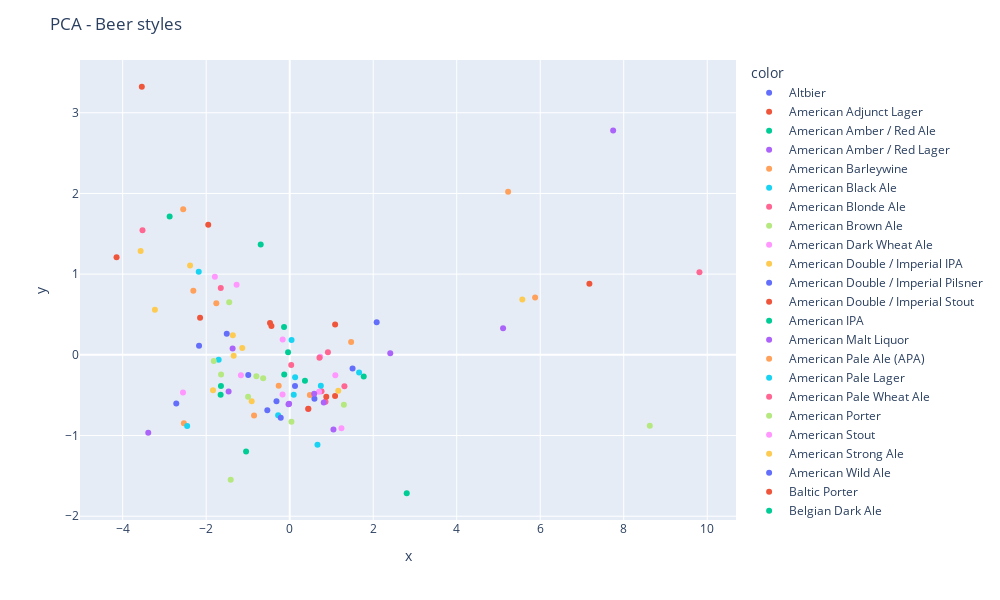

Notebook source saved alongside this figure:
### Markdown cell above
Now we have all of our features in place, we can perform PCA.

### Code cell
X_reduced_pca = PCA(n_components=2).fit(X).transform(X)

# Plot the data reduced in 2d space with PCA
fig = px.scatter(x=X_reduced_pca[:,0], y=X_reduced_pca[:,1], color=style_labels)
fig.update_layout(
    title='PCA - Beer styles',
    width=1000,
    height=600,
)
fig.show()

### Figure 1 — Plotly figure (JSON) as saved in the notebook; plotly's stock layout.template omitted (floating-point values rounded to 4 significant figures)
{"data": [{"hovertemplate": "color=Altbier<br>x=%{x}<br>y=%{y}<extra></extra>", "legendgroup": "Altbier", "marker": {"color": "#636efa", "symbol": "circle"}, "mode": "markers", "name": "Altbier", "orientation": "v", "showlegend": true, "type": "scatter", "x": [0.1266], "xaxis": "x", "y": [-0.3863], "yaxis": "y"}, {"hovertemplate": "color=American Adjunct Lager<br>x=%{x}<br>y=%{y}<extra></extra>", "legendgroup": "American Adjunct Lager", "marker": {"color": "#EF553B", "symbol": "circle"}, "mode": "markers", "name": "American Adjunct Lager", "orientation": "v", "showlegend": true, "type": "scatter", "x": [7.178], "xaxis": "x", "y": [0.8805], "yaxis": "y"}, {"hovertemplate": "color=American Amber / Red Ale<br>x=%{x}<br>y=%{y}<extra></extra>", "legendgroup": "American Amber / Red Ale", "marker": {"color": "#00cc96", "symbol": "circle"}, "mode": "markers", "name": "American Amber / Red Ale", "orientation": "v", "showlegend": true, "type": "scatter", "x": [-0.1316], "xaxis": "x", "y": [-0.2438], "yaxis": "y"}, {"hovertemplate": "color=American Amber / Red Lager<br>x=%{x}<br>y=%{y}<extra></extra>", "legendgroup": "American Amber / Red Lager", "marker": {"color": "#ab63fa", "symbol": "circle"}, "mode": "markers", "name": "American Amber / Red Lager", "orientation": "v", "showlegend": true, "type": "scatter", "x": [2.409], "xaxis": "x", "y": [0.0188], "yaxis": "y"}, {"hovertemplate": "color=American Barleywine<br>x=%{x}<br>y=%{y}<extra></extra>", "legendgroup": "American Barleywine", "marker": {"color": "#FFA15A", "symbol": "circle"}, "mode": "markers", "name": "American Barleywine", "orientation": "v", "showlegend": true, "type": "scatter", "x": [-2.551], "xaxis": "x", "y": [1.804], "yaxis": "y"}, {"hovertemplate": "color=American Black Ale<br>x=%{x}<br>y=%{y}<extra></extra>", "legendgroup": "American Black Ale", "marker": {"color": "#19d3f3", "symbol": "circle"}, "mode": "markers", "name": "American Black Ale", "orientation": "v", "showlegend": true, "type": "scatter", "x": [-1.701], "xaxis": "x", "y": [-0.05968], "yaxis": "y"}, {"hovertemplate": "color=American Blonde Ale<br>x=%{x}<br>y=%{y}<extra></extra>", "legendgroup": "American Blonde Ale", "marker": {"color": "#FF6692", "symbol": "circle"}, "mode": "markers", "name": "American Blonde Ale", "orientation": "v", "showlegend": true, "type": "scatter", "x": [1.311], "xaxis": "x", "y": [-0.388], "yaxis": "y"}, {"hovertemplate": "color=American Brown Ale<br>x=%{x}<br>y=%{y}<extra></extra>", "legendgroup": "American Brown Ale", "marker": {"color": "#B6E880", "symbol": "circle"}, "mode": "markers", "name": "American Brown Ale", "orientation": "v", "showlegend": true, "type": "scatter", "x": [-0.7982], "xaxis": "x", "y": [-0.2647], "yaxis": "y"}, {"hovertemplate": "color=American Dark Wheat Ale<br>x=%{x}<br>y=%{y}<extra></extra>", "legendgroup": "American Dark Wheat Ale", "marker": {"color": "#FF97FF", "symbol": "circle"}, "mode": "markers", "name": "American Dark Wheat Ale", "orientation": "v", "showlegend": true, "type": "scatter", "x": [0.73], "xaxis": "x", "y": [-0.02254], "yaxis": "y"}, {"hovertemplate": "color=American Double / Imperial IPA<br>x=%{x}<br>y=%{y}<extra></extra>", "legendgroup": "American Double / Imperial IPA", "marker": {"color": "#FECB52", "symbol": "circle"}, "mode": "markers", "name": "American Double / Imperial IPA", "orientation": "v", "showlegend": true, "type": "scatter", "x": [-3.229], "xaxis": "x", "y": [0.559], "yaxis": "y"}, {"hovertemplate": "color=American Double / Imperial Pilsner<br>x=%{x}<br>y=%{y}<extra></extra>", "legendgroup": "American Double / Imperial Pilsner", "marker": {"color": "#636efa", "symbol": "circle"}, "mode": "markers", "name": "American Double / Imperial Pilsner", "orientation": "v", "showlegend": true, "type": "scatter", "x": [-1.508], "xaxis": "x", "y": [0.2605], "yaxis": "y"}, {"hovertemplate": "color=American Double / Imperial Stout<br>x=%{x}<br>y=%{y}<extra></extra>", "legendgroup": "American Double / Imperial Stout", "marker": {"color": "#EF553B", "symbol": "circle"}, "mode": "markers", "name": "American Double / Imperial Stout", "orientation": "v", "showlegend": true, "type": "scatter", "x": [-4.147], "xaxis": "x", "y": [1.208], "yaxis": "y"}, {"hovertemplate": "color=American IPA<br>x=%{x}<br>y=%{y}<extra></extra>", "legendgroup": "American IPA", "marker": {"color": "#00cc96", "symbol": "circle"}, "mode": "markers", "name": "American IPA", "orientation": "v", "showlegend": true, "type": "scatter", "x": [-1.647], "xaxis": "x", "y": [-0.3854], "yaxis": "y"}, {"hovertemplate": "color=American Malt Liquor<br>x=%{x}<br>y=%{y}<extra></extra>", "legendgroup": "American Malt Liquor", "marker": {"color": "#ab63fa", "symbol": "circle"}, "mode": "markers", "name": "American Malt Liquor", "orientation": "v", "showlegend": true, "type": "scatter", "x": [7.747], "xaxis": "x", "y": [2.779], "yaxis": "y"}, {"hovertemplate": "color=American Pale Ale (APA)<br>x=%{x}<br>y=%{y}<extra></extra>", "legendgroup": "American Pale Ale (APA)", "marker": {"color": "#FFA15A", "symbol": "circle"}, "mode": "markers", "name": "American Pale Ale (APA)", "orientation": "v", "showlegend": true, "type": "scatter", "x": [-0.8538], "xaxis": "x", "y": [-0.7509], "yaxis": "y"}, {"hovertemplate": "color=American Pale Lager<br>x=%{x}<br>y=%{y}<extra></extra>", "legendgroup": "American Pale Lager", "marker": {"color": "#19d3f3", "symbol": "circle"}, "mode": "markers", "name": "American Pale Lager", "orientation": "v", "showlegend": true, "type": "scatter", "x": [1.662], "xaxis": "x", "y": [-0.2197], "yaxis": "y"}, {"hovertemplate": "color=American Pale Wheat Ale<br>x=%{x}<br>y=%{y}<extra></extra>", "legendgroup": "American Pale Wheat Ale", "marker": {"color": "#FF6692", "symbol": "circle"}, "mode": "markers", "name": "American Pale Wheat Ale", "orientation": "v", "showlegend": true, "type": "scatter", "x": [0.7622], "xaxis": "x", "y": [-0.45], "yaxis": "y"}, {"hovertemplate": "color=American Porter<br>x=%{x}<br>y=%{y}<extra></extra>", "legendgroup": "American Porter", "marker": {"color": "#B6E880", "symbol": "circle"}, "mode": "markers", "name": "American Porter", "orientation": "v", "showlegend": true, "type": "scatter", "x": [-1.644], "xaxis": "x", "y": [-0.2447], "yaxis": "y"}, {"hovertemplate": "color=American Stout<br>x=%{x}<br>y=%{y}<extra></extra>", "legendgroup": "American Stout", "marker": {"color": "#FF97FF", "symbol": "circle"}, "mode": "markers", "name": "American Stout", "orientation": "v", "showlegend": true, "type": "scatter", "x": [-1.169], "xaxis": "x", "y": [-0.2544], "yaxis": "y"}, {"hovertemplate": "color=American Strong Ale<br>x=%{x}<br>y=%{y}<extra></extra>", "legendgroup": "American Strong Ale", "marker": {"color": "#FECB52", "symbol": "circle"}, "mode": "markers", "name": "American Strong Ale", "orientation": "v", "showlegend": true, "type": "scatter", "x": [-2.387], "xaxis": "x", "y": [1.106], "yaxis": "y"}, {"hovertemplate": "color=American Wild Ale<br>x=%{x}<br>y=%{y}<extra></extra>", "legendgroup": "American Wild Ale", "marker": {"color": "#636efa", "symbol": "circle"}, "mode": "markers", "name": "American Wild Ale", "orientation": "v", "showlegend": true, "type": "scatter", "x": [-2.717], "xaxis": "x", "y": [-0.6046], "yaxis": "y"}, {"hovertemplate": "color=Baltic Porter<br>x=%{x}<br>y=%{y}<extra></extra>", "legendgroup": "Baltic Porter", "marker": {"color": "#EF553B", "symbol": "circle"}, "mode": "markers", "name": "Baltic Porter", "orientation": "v", "showlegend": true, "type": "scatter", "x": [-2.147], "xaxis": "x", "y": [0.4609], "yaxis": "y"}, {"hovertemplate": "color=Belgian Dark Ale<br>x=%{x}<br>y=%{y}<extra></extra>", "legendgroup": "Belgian Dark Ale", "marker": {"color": "#00cc96", "symbol": "circle"}, "mode": "markers", "name": "Belgian Dark Ale", "orientation": "v", "showlegend": true, "type": "scatter", "x": [-0.03922], "xaxis": "x", "y": [0.0332], "yaxis": "y"}, {"hovertemplate": "color=Belgian IPA<br>x=%{x}<br>y=%{y}<extra></extra>", "legendgroup": "Belgian IPA", "marker": {"color": "#ab63fa", "symbol": "circle"}, "mode": "markers", "name": "Belgian IPA", "orientation": "v", "showlegend": true, "type": "scatter", "x": [-1.368], "xaxis": "x", "y": [0.07955], "yaxis": "y"}, {"hovertemplate": "color=Belgian Pale Ale<br>x=%{x}<br>y=%{y}<extra></extra>", "legendgroup": "Belgian Pale Ale", "marker": {"color": "#FFA15A", "symbol": "circle"}, "mode": "markers", "name": "Belgian Pale Ale", "orientation": "v", "showlegend": true, "type": "scatter", "x": [-0.2637], "xaxis": "x", "y": [-0.3832], "yaxis": "y"}, {"hovertemplate": "color=Belgian Strong Dark Ale<br>x=%{x}<br>y=%{y}<extra></extra>", "legendgroup": "Belgian Strong Dark Ale", "marker": {"color": "#19d3f3", "symbol": "circle"}, "mode": "markers", "name": "Belgian Strong Dark Ale", "orientation": "v", "showlegend": true, "type": "scatter", "x": [-2.179], "xaxis": "x", "y": [1.03], "yaxis": "y"}, {"hovertemplate": "color=Belgian Strong Pale Ale<br>x=%{x}<br>y=%{y}<extra></extra>", "legendgroup": "Belgian Strong Pale Ale", "marker": {"color": "#FF6692", "symbol": "circle"}, "mode": "markers", "name": "Belgian Strong Pale Ale", "orientation": "v", "showlegend": true, "type": "scatter", "x": [-1.651], "xaxis": "x", "y": [0.828], "yaxis": "y"}, {"hovertemplate": "color=Berliner Weissbier<br>x=%{x}<br>y=%{y}<extra></extra>", "legendgroup": "Berliner Weissbier", "marker": {"color": "#B6E880", "symbol": "circle"}, "mode": "markers", "name": "Berliner Weissbier", "orientation": "v", "showlegend": true, "type": "scatter", "x": [-1.413], "xaxis": "x", "y": [-1.547], "yaxis": "y"}, {"hovertemplate": "color=Bière de Champagne / Bière Brut<br>x=%{x}<br>y=%{y}<extra></extra>", "legendgroup": "Bière de Champagne / Bière Brut", "marker": {"color": "#FF97FF", "symbol": "circle"}, "mode": "markers", "name": "Bière de Champagne / Bière Brut", "orientation": "v", "showlegend": true, "type": "scatter", "x": [-1.272], "xaxis": "x", "y": [0.8699], "yaxis": "y"}, {"hovertemplate": "color=Bière de Garde<br>x=%{x}<br>y=%{y}<extra></extra>", "legendgroup": "Bière de Garde", "marker": {"color": "#FECB52", "symbol": "circle"}, "mode": "markers", "name": "Bière de Garde", "orientation": "v", "showlegend": true, "type": "scatter", "x": [-1.137], "xaxis": "x", "y": [0.08347], "yaxis": "y"}, {"hovertemplate": "color=Black & Tan<br>x=%{x}<br>y=%{y}<extra></extra>", "legendgroup": "Black & Tan", "marker": {"color": "#636efa", "symbol": "circle"}, "mode": "markers", "name": "Black & Tan", "orientation": "v", "showlegend": true, "type": "scatter", "x": [2.083], "xaxis": "x", "y": [0.4029], "yaxis": "y"}, {"hovertemplate": "color=Bock<br>x=%{x}<br>y=%{y}<extra></extra>", "legendgroup": "Bock", "marker": {"color": "#EF553B", "symbol": "circle"}, "mode": "markers", "name": "Bock", "orientation": "v", "showlegend": true, "type": "scatter", "x": [1.088], "xaxis": "x", "y": [0.3771], "yaxis": "y"}, {"hovertemplate": "color=Braggot<br>x=%{x}<br>y=%{y}<extra></extra>", "legendgroup": "Braggot", "marker": {"color": "#00cc96", "symbol": "circle"}, "mode": "markers", "name": "Braggot", "orientation": "v", "showlegend": true, "type": "scatter", "x": [-0.6944], "xaxis": "x", "y": [1.369], "yaxis": "y"}, {"hovertemplate": "color=California Common / Steam Beer<br>x=%{x}<br>y=%{y}<extra></extra>", "legendgroup": "California Common / Steam Beer", "marker": {"color": "#ab63fa", "symbol": "circle"}, "mode": "markers", "name": "California Common / Steam Beer", "orientation": "v", "showlegend": true, "type": "scatter", "x": [-0.0283], "xaxis": "x", "y": [-0.6131], "yaxis": "y"}, {"hovertemplate": "color=Chile Beer<br>x=%{x}<br>y=%{y}<extra></extra>", "legendgroup": "Chile Beer", "marker": {"color": "#FFA15A", "symbol": "circle"}, "mode": "markers", "name": "Chile Beer", "orientation": "v", "showlegend": true, "type": "scatter", "x": [1.471], "xaxis": "x", "y": [0.1606], "yaxis": "y"}, {"hovertemplate": "color=Cream Ale<br>x=%{x}<br>y=%{y}<extra></extra>", "legendgroup": "Cream Ale", "marker": {"color": "#19d3f3", "symbol": "circle"}, "mode": "markers", "name": "Cream Ale", "orientation": "v", "showlegend": true, "type": "scatter", "x": [0.7453], "xaxis": "x", "y": [-0.3822], "yaxis": "y"}, {"hovertemplate": "color=Czech Pilsener<br>x=%{x}<br>y=%{y}<extra></extra>", "legendgroup": "Czech Pilsener", "marker": {"color": "#FF6692", "symbol": "circle"}, "mode": "markers", "name": "Czech Pilsener", "orientation": "v", "showlegend": true, "type": "scatter", "x": [0.8576], "xaxis": "x", "y": [-0.5805], "yaxis": "y"}, {"hovertemplate": "color=Doppelbock<br>x=%{x}<br>y=%{y}<extra></extra>", "legendgroup": "Doppelbock", "marker": {"color": "#B6E880", "symbol": "circle"}, "mode": "markers", "name": "Doppelbock", "orientation": "v", "showlegend": true, "type": "scatter", "x": [-1.449], "xaxis": "x", "y": [0.6518], "yaxis": "y"}, {"hovertemplate": "color=Dortmunder / Export Lager<br>x=%{x}<br>y=%{y}<extra></extra>", "legendgroup": "Dortmunder / Export Lager", "marker": {"color": "#FF97FF", "symbol": "circle"}, "mode": "markers", "name": "Dortmunder / Export Lager", "orientation": "v", "showlegend": true, "type": "scatter", "x": [0.7045], "xaxis": "x", "y": [-0.4572], "yaxis": "y"}, {"hovertemplate": "color=Dubbel<br>x=%{x}<br>y=%{y}<extra></extra>", "legendgroup": "Dubbel", "marker": {"color": "#FECB52", "symbol": "circle"}, "mode": "markers", "name": "Dubbel", "orientation": "v", "showlegend": true, "type": "scatter", "x": [-1.363], "xaxis": "x", "y": [0.2424], "yaxis": "y"}, {"hovertemplate": "color=Dunkelweizen<br>x=%{x}<br>y=%{y}<extra></extra>", "legendgroup": "Dunkelweizen", "marker": {"color": "#636efa", "symbol": "circle"}, "mode": "markers", "name": "Dunkelweizen", "orientation": "v", "showlegend": true, "type": "scatter", "x": [-0.3168], "xaxis": "x", "y": [-0.5751], "yaxis": "y"}, {"hovertemplate": "color=Eisbock<br>x=%{x}<br>y=%{y}<extra></extra>", "legendgroup": "Eisbock", "marker": {"color": "#EF553B", "symbol": "circle"}, "mode": "markers", "name": "Eisbock", "orientation": "v", "showlegend": true, "type": "scatter", "x": [-3.542], "xaxis": "x", "y": [3.322], "yaxis": "y"}, {"hovertemplate": "color=English Barleywine<br>x=%{x}<br>y=%{y}<extra></extra>", "legendgroup": "English Barleywine", "marker": {"color": "#00cc96", "symbol": "circle"}, "mode": "markers", "name": "English Barleywine", "orientation": "v", "showlegend": true, "type": "scatter", "x": [-2.875], "xaxis": "x", "y": [1.713], "yaxis": "y"}, {"hovertemplate": "color=English Bitter<br>x=%{x}<br>y=%{y}<extra></extra>", "legendgroup": "English Bitter", "marker": {"color": "#ab63fa", "symbol": "circle"}, "mode": "markers", "name": "English Bitter", "orientation": "v", "showlegend": true, "type": "scatter", "x": [1.047], "xaxis": "x", "y": [-0.9242], "yaxis": "y"}, {"hovertemplate": "color=English Brown Ale<br>x=%{x}<br>y=%{y}<extra></extra>", "legendgroup": "English Brown Ale", "marker": {"color": "#FFA15A", "symbol": "circle"}, "mode": "markers", "name": "English Brown Ale", "orientation": "v", "showlegend": true, "type": "scatter", "x": [0.4826], "xaxis": "x", "y": [-0.4986], "yaxis": "y"}, {"hovertemplate": "color=English Dark Mild Ale<br>x=%{x}<br>y=%{y}<extra></extra>", "legendgroup": "English Dark Mild Ale", "marker": {"color": "#19d3f3", "symbol": "circle"}, "mode": "markers", "name": "English Dark Mild Ale", "orientation": "v", "showlegend": true, "type": "scatter", "x": [0.665], "xaxis": "x", "y": [-1.113], "yaxis": "y"}, {"hovertemplate": "color=English India Pale Ale (IPA)<br>x=%{x}<br>y=%{y}<extra></extra>", "legendgroup": "English India Pale Ale (IPA)", "marker": {"color": "#FF6692", "symbol": "circle"}, "mode": "markers", "name": "English India Pale Ale (IPA)", "orientation": "v", "showlegend": true, "type": "scatter", "x": [0.7123], "xaxis": "x", "y": [-0.03701], "yaxis": "y"}, {"hovertemplate": "color=English Pale Ale<br>x=%{x}<br>y=%{y}<extra></extra>", "legendgroup": "English Pale Ale", "marker": {"color": "#B6E880", "symbol": "circle"}, "mode": "markers", "name": "English Pale Ale", "orientation": "v", "showlegend": true, "type": "scatter", "x": [1.298], "xaxis": "x", "y": [-0.6173], "yaxis": "y"}, {"hovertemplate": "color=English Pale Mild Ale<br>x=%{x}<br>y=%{y}<extra></extra>", "legendgroup": "English Pale Mild Ale", "marker": {"color": "#FF97FF", "symbol": "circle"}, "mode": "markers", "name": "English Pale Mild Ale", "orientation": "v", "showlegend": true, "type": "scatter", "x": [1.239], "xaxis": "x", "y": [-0.9087], "yaxis": "y"}, {"hovertemplate": "color=English Porter<br>x=%{x}<br>y=%{y}<extra></extra>", "legendgroup": "English Porter", "marker": {"color": "#FECB52", "symbol": "circle"}, "mode": "markers", "name": "English Porter", "orientation": "v", "showlegend": true, "type": "scatter", "x": [-0.9105], "xaxis": "x", "y": [-0.5761], "yaxis": "y"}, {"hovertemplate": "color=English Stout<br>x=%{x}<br>y=%{y}<extra></extra>", "legendgroup": "English Stout", "marker": {"color": "#636efa", "symbol": "circle"}, "mode": "markers", "name": "English Stout", "orientation": "v", "showlegend": true, "type": "scatter", "x": [-0.5365], "xaxis": "x", "y": [-0.6863], "yaxis": "y"}, {"hovertemplate": "color=English Strong Ale<br>x=%{x}<br>y=%{y}<extra></extra>", "legendgroup": "English Strong Ale", "marker": {"color": "#EF553B", "symbol": "circle"}, "mode": "markers", "name": "English Strong Ale", "orientation": "v", "showlegend": true, "type": "scatter", "x": [-0.4712], "xaxis": "x", "y": [0.3952], "yaxis": "y"}, {"hovertemplate": "color=Euro Dark Lager<br>x=%{x}<br>y=%{y}<extra></extra>", "legendgroup": "Euro Dark Lager", "marker": {"color": "#00cc96", "symbol": "circle"}, "mode": "markers", "name": "Euro Dark Lager", "orientation": "v", "showlegend": true, "type": "scatter", "x": [1.773], "xaxis": "x", "y": [-0.2696], "yaxis": "y"}, {"hovertemplate": "color=Euro Pale Lager<br>x=%{x}<br>y=%{y}<extra></extra>", "legendgroup": "Euro Pale Lager", "marker": {"color": "#ab63fa", "symbol": "circle"}, "mode": "markers", "name": "Euro Pale Lager", "orientation": "v", "showlegend": true, "type": "scatter", "x": [5.11], "xaxis": "x", "y": [0.3302], "yaxis": "y"}, {"hovertemplate": "color=Euro Strong Lager<br>x=%{x}<br>y=%{y}<extra></extra>", "legendgroup": "Euro Strong Lager", "marker": {"color": "#FFA15A", "symbol": "circle"}, "mode": "markers", "name": "Euro Strong Lager", "orientation": "v", "showlegend": true, "type": "scatter", "x": [5.231], "xaxis": "x", "y": [2.019], "yaxis": "y"}, {"hovertemplate": "color=Extra Special / Strong Bitter (ESB)<br>x=%{x}<br>y=%{y}<extra></extra>", "legendgroup": "Extra Special / Strong Bitter (ESB)", "marker": {"color": "#19d3f3", "symbol": "circle"}, "mode": "markers", "name": "Extra Special / Strong Bitter (ESB)", "orientation": "v", "showlegend": true, "type": "scatter", "x": [0.09666], "xaxis": "x", "y": [-0.4945], "yaxis": "y"}, {"hovertemplate": "color=Faro<br>x=%{x}<br>y=%{y}<extra></extra>", "legendgroup": "Faro", "marker": {"color": "#FF6692", "symbol": "circle"}, "mode": "markers", "name": "Faro", "orientation": "v", "showlegend": true, "type": "scatter", "x": [0.4447], "xaxis": "x", "y": [-0.6709], "yaxis": "y"}, {"hovertemplate": "color=Flanders Oud Bruin<br>x=%{x}<br>y=%{y}<extra></extra>", "legendgroup": "Flanders Oud Bruin", "marker": {"color": "#B6E880", "symbol": "circle"}, "mode": "markers", "name": "Flanders Oud Bruin", "orientation": "v", "showlegend": true, "type": "scatter", "x": [-1.818], "xaxis": "x", "y": [-0.07631], "yaxis": "y"}, {"hovertemplate": "color=Flanders Red Ale<br>x=%{x}<br>y=%{y}<extra></extra>", "legendgroup": "Flanders Red Ale", "marker": {"color": "#FF97FF", "symbol": "circle"}, "mode": "markers", "name": "Flanders Red Ale", "orientation": "v", "showlegend": true, "type": "scatter", "x": [-2.556], "xaxis": "x", "y": [-0.468], "yaxis": "y"}, {"hovertemplate": "color=Foreign / Export Stout<br>x=%{x}<br>y=%{y}<extra></extra>", "legendgroup": "Foreign / Export Stout", "marker": {"color": "#FECB52", "symbol": "circle"}, "mode": "markers", "name": "Foreign / Export Stout", "orientation": "v", "showlegend": true, "type": "scatter", "x": [-1.342], "xaxis": "x", "y": [-0.01189], "yaxis": "y"}, {"hovertemplate": "color=Fruit / Vegetable Beer<br>x=%{x}<br>y=%{y}<extra></extra>", "legendgroup": "Fruit / Vegetable Beer", "marker": {"color": "#636efa", "symbol": "circle"}, "mode": "markers", "name": "Fruit / Vegetable Beer", "orientation": "v", "showlegend": true, "type": "scatter", "x": [1.506], "xaxis": "x", "y": [-0.1695], "yaxis": "y"}, {"hovertemplate": "color=German Pilsener<br>x=%{x}<br>y=%{y}<extra></extra>", "legendgroup": "German Pilsener", "marker": {"color": "#EF553B", "symbol": "circle"}, "mode": "markers", "name": "German Pilsener", "orientation": "v", "showlegend": true, "type": "scatter", "x": [1.087], "xaxis": "x", "y": [-0.5105], "yaxis": "y"}, {"hovertemplate": "color=Gose<br>x=%{x}<br>y=%{y}<extra></extra>", "legendgroup": "Gose", "marker": {"color": "#00cc96", "symbol": "circle"}, "mode": "markers", "name": "Gose", "orientation": "v", "showlegend": true, "type": "scatter", "x": [-1.045], "xaxis": "x", "y": [-1.199], "yaxis": "y"}, {"hovertemplate": "color=Gueuze<br>x=%{x}<br>y=%{y}<extra></extra>", "legendgroup": "Gueuze", "marker": {"color": "#ab63fa", "symbol": "circle"}, "mode": "markers", "name": "Gueuze", "orientation": "v", "showlegend": true, "type": "scatter", "x": [-3.388], "xaxis": "x", "y": [-0.9663], "yaxis": "y"}, {"hovertemplate": "color=Happoshu<br>x=%{x}<br>y=%{y}<extra></extra>", "legendgroup": "Happoshu", "marker": {"color": "#FFA15A", "symbol": "circle"}, "mode": "markers", "name": "Happoshu", "orientation": "v", "showlegend": true, "type": "scatter", "x": [5.877], "xaxis": "x", "y": [0.7111], "yaxis": "y"}, {"hovertemplate": "color=Hefeweizen<br>x=%{x}<br>y=%{y}<extra></extra>", "legendgroup": "Hefeweizen", "marker": {"color": "#19d3f3", "symbol": "circle"}, "mode": "markers", "name": "Hefeweizen", "orientation": "v", "showlegend": true, "type": "scatter", "x": [-0.2768], "xaxis": "x", "y": [-0.7498], "yaxis": "y"}, {"hovertemplate": "color=Herbed / Spiced Beer<br>x=%{x}<br>y=%{y}<extra></extra>", "legendgroup": "Herbed / Spiced Beer", "marker": {"color": "#FF6692", "symbol": "circle"}, "mode": "markers", "name": "Herbed / Spiced Beer", "orientation": "v", "showlegend": true, "type": "scatter", "x": [0.9148], "xaxis": "x", "y": [0.03281], "yaxis": "y"}, {"hovertemplate": "color=Irish Dry Stout<br>x=%{x}<br>y=%{y}<extra></extra>", "legendgroup": "Irish Dry Stout", "marker": {"color": "#B6E880", "symbol": "circle"}, "mode": "markers", "name": "Irish Dry Stout", "orientation": "v", "showlegend": true, "type": "scatter", "x": [0.04138], "xaxis": "x", "y": [-0.828], "yaxis": "y"}, {"hovertemplate": "color=Irish Red Ale<br>x=%{x}<br>y=%{y}<extra></extra>", "legendgroup": "Irish Red Ale", "marker": {"color": "#FF97FF", "symbol": "circle"}, "mode": "markers", "name": "Irish Red Ale", "orientation": "v", "showlegend": true, "type": "scatter", "x": [1.092], "xaxis": "x", "y": [-0.2525], "yaxis": "y"}, {"hovertemplate": "color=Japanese Rice Lager<br>x=%{x}<br>y=%{y}<extra></extra>", "legendgroup": "Japanese Rice Lager", "marker": {"color": "#FECB52", "symbol": "circle"}, "mode": "markers", "name": "Japanese Rice Lager", "orientation": "v", "showlegend": true, "type": "scatter", "x": [5.572], "xaxis": "x", "y": [0.6859], "yaxis": "y"}, {"hovertemplate": "color=Kellerbier / Zwickelbier<br>x=%{x}<br>y=%{y}<extra></extra>", "legendgroup": "Kellerbier / Zwickelbier", "marker": {"color": "#636efa", "symbol": "circle"}, "mode": "markers", "name": "Kellerbier / Zwickelbier", "orientation": "v", "showlegend": true, "type": "scatter", "x": [-0.2151], "xaxis": "x", "y": [-0.7792], "yaxis": "y"}, {"hovertemplate": "color=Kristalweizen<br>x=%{x}<br>y=%{y}<extra></extra>", "legendgroup": "Kristalweizen", "marker": {"color": "#EF553B", "symbol": "circle"}, "mode": "markers", "name": "Kristalweizen", "orientation": "v", "showlegend": true, "type": "scatter", "x": [0.8763], "xaxis": "x", "y": [-0.5195], "yaxis": "y"}, {"hovertemplate": "color=Kvass<br>x=%{x}<br>y=%{y}<extra></extra>", "legendgroup": "Kvass", "marker": {"color": "#00cc96", "symbol": "circle"}, "mode": "markers", "name": "Kvass", "orientation": "v", "showlegend": true, "type": "scatter", "x": [2.803], "xaxis": "x", "y": [-1.715], "yaxis": "y"}, {"hovertemplate": "color=Kölsch<br>x=%{x}<br>y=%{y}<extra></extra>", "legendgroup": "Kölsch", "marker": {"color": "#ab63fa", "symbol": "circle"}, "mode": "markers", "name": "Kölsch", "orientation": "v", "showlegend": true, "type": "scatter", "x": [0.8155], "xaxis": "x", "y": [-0.5912], "yaxis": "y"}, {"hovertemplate": "color=Lambic - Fruit<br>x=%{x}<br>y=%{y}<extra></extra>", "legendgroup": "Lambic - Fruit", "marker": {"color": "#FFA15A", "symbol": "circle"}, "mode": "markers", "name": "Lambic - Fruit", "orientation": "v", "showlegend": true, "type": "scatter", "x": [-2.535], "xaxis": "x", "y": [-0.8468], "yaxis": "y"}, {"hovertemplate": "color=Lambic - Unblended<br>x=%{x}<br>y=%{y}<extra></extra>", "legendgroup": "Lambic - Unblended", "marker": {"color": "#19d3f3", "symbol": "circle"}, "mode": "markers", "name": "Lambic - Unblended", "orientation": "v", "showlegend": true, "type": "scatter", "x": [-2.456], "xaxis": "x", "y": [-0.881], "yaxis": "y"}, {"hovertemplate": "color=Light Lager<br>x=%{x}<br>y=%{y}<extra></extra>", "legendgroup": "Light Lager", "marker": {"color": "#FF6692", "symbol": "circle"}, "mode": "markers", "name": "Light Lager", "orientation": "v", "showlegend": true, "type": "scatter", "x": [9.814], "xaxis": "x", "y": [1.023], "yaxis": "y"}, {"hovertemplate": "color=Low Alcohol Beer<br>x=%{x}<br>y=%{y}<extra></extra>", "legendgroup": "Low Alcohol Beer", "marker": {"color": "#B6E880", "symbol": "circle"}, "mode": "markers", "name": "Low Alcohol Beer", "orientation": "v", "showlegend": true, "type": "scatter", "x": [8.624], "xaxis": "x", "y": [-0.8778], "yaxis": "y"}, {"hovertemplate": "color=Maibock / Helles Bock<br>x=%{x}<br>y=%{y}<extra></extra>", "legendgroup": "Maibock / Helles Bock", "marker": {"color": "#FF97FF", "symbol": "circle"}, "mode": "markers", "name": "Maibock / Helles Bock", "orientation": "v", "showlegend": true, "type": "scatter", "x": [-0.1687], "xaxis": "x", "y": [0.1886], "yaxis": "y"}, {"hovertemplate": "color=Milk / Sweet Stout<br>x=%{x}<br>y=%{y}<extra></extra>", "legendgroup": "Milk / Sweet Stout", "marker": {"color": "#FECB52", "symbol": "circle"}, "mode": "markers", "name": "Milk / Sweet Stout", "orientation": "v", "showlegend": true, "type": "scatter", "x": [-1.837], "xaxis": "x", "y": [-0.4398], "yaxis": "y"}, {"hovertemplate": "color=Munich Dunkel Lager<br>x=%{x}<br>y=%{y}<extra></extra>", "legendgroup": "Munich Dunkel Lager", "marker": {"color": "#636efa", "symbol": "circle"}, "mode": "markers", "name": "Munich Dunkel Lager", "orientation": "v", "showlegend": true, "type": "scatter", "x": [0.592], "xaxis": "x", "y": [-0.5452], "yaxis": "y"}, {"hovertemplate": "color=Munich Helles Lager<br>x=%{x}<br>y=%{y}<extra></extra>", "legendgroup": "Munich Helles Lager", "marker": {"color": "#EF553B", "symbol": "circle"}, "mode": "markers", "name": "Munich Helles Lager", "orientation": "v", "showlegend": true, "type": "scatter", "x": [0.4455], "xaxis": "x", "y": [-0.6696], "yaxis": "y"}, {"hovertemplate": "color=Märzen / Oktoberfest<br>x=%{x}<br>y=%{y}<extra></extra>", "legendgroup": "Märzen / Oktoberfest", "marker": {"color": "#00cc96", "symbol": "circle"}, "mode": "markers", "name": "Märzen / Oktoberfest", "orientation": "v", "showlegend": true, "type": "scatter", "x": [0.3653], "xaxis": "x", "y": [-0.3211], "yaxis": "y"}, {"hovertemplate": "color=Oatmeal Stout<br>x=%{x}<br>y=%{y}<extra></extra>", "legendgroup": "Oatmeal Stout", "marker": {"color": "#ab63fa", "symbol": "circle"}, "mode": "markers", "name": "Oatmeal Stout", "orientation": "v", "showlegend": true, "type": "scatter", "x": [-1.464], "xaxis": "x", "y": [-0.4554], "yaxis": "y"}, {"hovertemplate": "color=Old Ale<br>x=%{x}<br>y=%{y}<extra></extra>", "legendgroup": "Old Ale", "marker": {"color": "#FFA15A", "symbol": "circle"}, "mode": "markers", "name": "Old Ale", "orientation": "v", "showlegend": true, "type": "scatter", "x": [-2.308], "xaxis": "x", "y": [0.7948], "yaxis": "y"}, {"hovertemplate": "color=Pumpkin Ale<br>x=%{x}<br>y=%{y}<extra></extra>", "legendgroup": "Pumpkin Ale", "marker": {"color": "#19d3f3", "symbol": "circle"}, "mode": "markers", "name": "Pumpkin Ale", "orientation": "v", "showlegend": true, "type": "scatter", "x": [0.04398], "xaxis": "x", "y": [0.1827], "yaxis": "y"}, {"hovertemplate": "color=Quadrupel (Quad)<br>x=%{x}<br>y=%{y}<extra></extra>", "legendgroup": "Quadrupel (Quad)", "marker": {"color": "#FF6692", "symbol": "circle"}, "mode": "markers", "name": "Quadrupel (Quad)", "orientation": "v", "showlegend": true, "type": "scatter", "x": [-3.526], "xaxis": "x", "y": [1.542], "yaxis": "y"}, {"hovertemplate": "color=Rauchbier<br>x=%{x}<br>y=%{y}<extra></extra>", "legendgroup": "Rauchbier", "marker": {"color": "#B6E880", "symbol": "circle"}, "mode": "markers", "name": "Rauchbier", "orientation": "v", "showlegend": true, "type": "scatter", "x": [-0.9972], "xaxis": "x", "y": [-0.5185], "yaxis": "y"}, {"hovertemplate": "color=Roggenbier<br>x=%{x}<br>y=%{y}<extra></extra>", "legendgroup": "Roggenbier", "marker": {"color": "#FF97FF", "symbol": "circle"}, "mode": "markers", "name": "Roggenbier", "orientation": "v", "showlegend": true, "type": "scatter", "x": [-0.1717], "xaxis": "x", "y": [-0.493], "yaxis": "y"}, {"hovertemplate": "color=Russian Imperial Stout<br>x=%{x}<br>y=%{y}<extra></extra>", "legendgroup": "Russian Imperial Stout", "marker": {"color": "#FECB52", "symbol": "circle"}, "mode": "markers", "name": "Russian Imperial Stout", "orientation": "v", "showlegend": true, "type": "scatter", "x": [-3.571], "xaxis": "x", "y": [1.286], "yaxis": "y"}, {"hovertemplate": "color=Rye Beer<br>x=%{x}<br>y=%{y}<extra></extra>", "legendgroup": "Rye Beer", "marker": {"color": "#636efa", "symbol": "circle"}, "mode": "markers", "name": "Rye Beer", "orientation": "v", "showlegend": true, "type": "scatter", "x": [-0.9921], "xaxis": "x", "y": [-0.2501], "yaxis": "y"}, {"hovertemplate": "color=Sahti<br>x=%{x}<br>y=%{y}<extra></extra>", "legendgroup": "Sahti", "marker": {"color": "#EF553B", "symbol": "circle"}, "mode": "markers", "name": "Sahti", "orientation": "v", "showlegend": true, "type": "scatter", "x": [-0.4374], "xaxis": "x", "y": [0.3559], "yaxis": "y"}, {"hovertemplate": "color=Saison / Farmhouse Ale<br>x=%{x}<br>y=%{y}<extra></extra>", "legendgroup": "Saison / Farmhouse Ale", "marker": {"color": "#00cc96", "symbol": "circle"}, "mode": "markers", "name": "Saison / Farmhouse Ale", "orientation": "v", "showlegend": true, "type": "scatter", "x": [-1.654], "xaxis": "x", "y": [-0.4936], "yaxis": "y"}, {"hovertemplate": "color=Schwarzbier<br>x=%{x}<br>y=%{y}<extra></extra>", "legendgroup": "Schwarzbier", "marker": {"color": "#ab63fa", "symbol": "circle"}, "mode": "markers", "name": "Schwarzbier", "orientation": "v", "showlegend": true, "type": "scatter", "x": [-0.01384], "xaxis": "x", "y": [-0.6074], "yaxis": "y"}, {"hovertemplate": "color=Scotch Ale / Wee Heavy<br>x=%{x}<br>y=%{y}<extra></extra>", "legendgroup": "Scotch Ale / Wee Heavy", "marker": {"color": "#FFA15A", "symbol": "circle"}, "mode": "markers", "name": "Scotch Ale / Wee Heavy", "orientation": "v", "showlegend": true, "type": "scatter", "x": [-1.757], "xaxis": "x", "y": [0.6401], "yaxis": "y"}, {"hovertemplate": "color=Scottish Ale<br>x=%{x}<br>y=%{y}<extra></extra>", "legendgroup": "Scottish Ale", "marker": {"color": "#19d3f3", "symbol": "circle"}, "mode": "markers", "name": "Scottish Ale", "orientation": "v", "showlegend": true, "type": "scatter", "x": [0.1296], "xaxis": "x", "y": [-0.2767], "yaxis": "y"}, {"hovertemplate": "color=Scottish Gruit / Ancient Herbed Ale<br>x=%{x}<br>y=%{y}<extra></extra>", "legendgroup": "Scottish Gruit / Ancient Herbed Ale", "marker": {"color": "#FF6692", "symbol": "circle"}, "mode": "markers", "name": "Scottish Gruit / Ancient Herbed Ale", "orientation": "v", "showlegend": true, "type": "scatter", "x": [0.03609], "xaxis": "x", "y": [-0.1253], "yaxis": "y"}, {"hovertemplate": "color=Smoked Beer<br>x=%{x}<br>y=%{y}<extra></extra>", "legendgroup": "Smoked Beer", "marker": {"color": "#B6E880", "symbol": "circle"}, "mode": "markers", "name": "Smoked Beer", "orientation": "v", "showlegend": true, "type": "scatter", "x": [-0.6356], "xaxis": "x", "y": [-0.2899], "yaxis": "y"}, {"hovertemplate": "color=Tripel<br>x=%{x}<br>y=%{y}<extra></extra>", "legendgroup": "Tripel", "marker": {"color": "#FF97FF", "symbol": "circle"}, "mode": "markers", "name": "Tripel", "orientation": "v", "showlegend": true, "type": "scatter", "x": [-1.793], "xaxis": "x", "y": [0.9672], "yaxis": "y"}, {"hovertemplate": "color=Vienna Lager<br>x=%{x}<br>y=%{y}<extra></extra>", "legendgroup": "Vienna Lager", "marker": {"color": "#FECB52", "symbol": "circle"}, "mode": "markers", "name": "Vienna Lager", "orientation": "v", "showlegend": true, "type": "scatter", "x": [1.163], "xaxis": "x", "y": [-0.4437], "yaxis": "y"}, {"hovertemplate": "color=Weizenbock<br>x=%{x}<br>y=%{y}<extra></extra>", "legendgroup": "Weizenbock", "marker": {"color": "#636efa", "symbol": "circle"}, "mode": "markers", "name": "Weizenbock", "orientation": "v", "showlegend": true, "type": "scatter", "x": [-2.172], "xaxis": "x", "y": [0.1123], "yaxis": "y"}, {"hovertemplate": "color=Wheatwine<br>x=%{x}<br>y=%{y}<extra></extra>", "legendgroup": "Wheatwine", "marker": {"color": "#EF553B", "symbol": "circle"}, "mode": "markers", "name": "Wheatwine", "orientation": "v", "showlegend": true, "type": "scatter", "x": [-1.952], "xaxis": "x", "y": [1.612], "yaxis": "y"}, {"hovertemplate": "color=Winter Warmer<br>x=%{x}<br>y=%{y}<extra></extra>", "legendgroup": "Winter Warmer", "marker": {"color": "#00cc96", "symbol": "circle"}, "mode": "markers", "name": "Winter Warmer", "orientation": "v", "showlegend": true, "type": "scatter", "x": [-0.1355], "xaxis": "x", "y": [0.3453], "yaxis": "y"}, {"hovertemplate": "color=Witbier<br>x=%{x}<br>y=%{y}<extra></extra>", "legendgroup": "Witbier", "marker": {"color": "#ab63fa", "symbol": "circle"}, "mode": "markers", "name": "Witbier", "orientation": "v", "showlegend": true, "type": "scatter", "x": [0.5864], "xaxis": "x", "y": [-0.4835], "yaxis": "y"}], "layout": {"height": 600, "legend": {"title": {"text": "color"}, "tracegroupgap": 0}, "margin": {"t": 60}, "title": {"text": "PCA - Beer styles"}, "width": 1000, "xaxis": {"anchor": "y", "domain": [0, 1], "title": {"text": "x"}}, "yaxis": {"anchor": "x", "domain": [0, 1], "title": {"text": "y"}}}}
